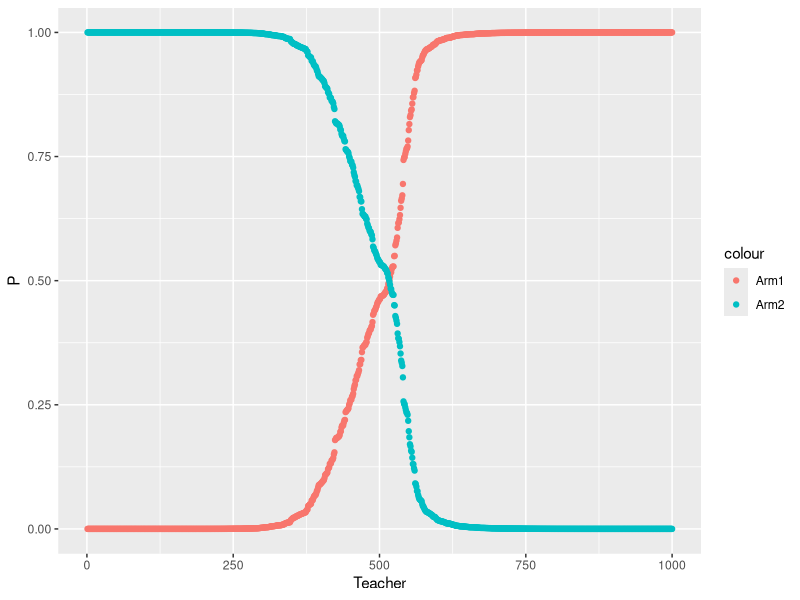

Reproduce this figure in R.
library(tidyverse)
library(reshape2)

# 1. #have a multiplier on cost - each teacher has a different sensitivity to the cost

#cost multiplier per teacher on every column

# Alpha do the same thing as with C

# Beta do the same thing with as C, inlcude in data

# > summary(teacher_usage$min_per_week) PER TEACHER
# Min. 1st Qu.  Median    Mean 3rd Qu.    Max. 
# 0.00    4.70   30.20   52.12   76.20  669.60


# PER CLASSROOM
# > summary(classroom_student_usage$badges_per_week)
# Min. 1st Qu.  Median    Mean 3rd Qu.    Max. 
# 0.000   1.100   2.400   2.477   3.500  76.000 

#DAT ATO SIMULATE: 1000 teachers, 40 weeks,
#simualted badges per week, effort, cost


#data generation specifications
nweeks <- 40
nteachers = 1000
nArms <- 2 #try a different here instead
banditArms <- c(1:nArms)

#from original code
#armRewardProbabilities <- c(0.1, 0.3, 0.5,0.8) #each arm needs its own reward probability

# alpha = .02
# beta <- 5 #inverse temperature, and with this
Qi <- 0 #initial Q values
currentQs <- vector(length = length(banditArms))
weekQs <- matrix(data = NA, nrow = nweeks, ncol = nArms)
choiceProbs <- vector(length = length(banditArms))
weekChoiceProbs <- matrix(data = NA, nrow = nweeks, ncol = nArms)
choices <- vector(length = nweeks)
rewards <- vector(length = nweeks)
badges <- vector(length = nweeks)
cost <- vector(length = nweeks)


#assign initial Q value
for (arm in banditArms) {
  currentQs[arm] <- Qi
}


teachers = matrix(data = NA, nrow = nteachers, ncol = nArms+1)

teachers_final_sim = data.frame(matrix(data = NA, nrow = nteachers*nweeks, ncol = nArms+12))

for (teacher in 1:nteachers){
  
  
  #Cost for each arm
  cost1 = 0
  cost2 = runif(1, .5, 1)
  
  #alpha for each teacher
  alpha = runif(1,0.000001,1)
  
  #beta for each teacher
  beta = runif(1,0.01,40)

  
  for (week in 1:nweeks) {
    
    #calculate sumExp for softmax function
    sumExp <- 0
    for (arm in banditArms) {
      sumExp <- sumExp + exp(beta * currentQs[arm])
    }
    #calculate choice probabilities
    for (arm in banditArms) {
      choiceProbs[arm] = exp(beta * currentQs[arm]) / sumExp
    }
    
    #save choice probabilities in matrix for later visualization
    weekChoiceProbs[week,] <- choiceProbs
    
    # choose action given choice probabilities, save in choices vector
    choices[week] <- sample(banditArms, size = 1, replace = FALSE, prob = choiceProbs)
    
    #sampling the probabilities every single teacher
    #deal with greater than 0 or less than 1
    arm1_dist = rnorm(1, mean = .2, sd = .1)
    arm1_dist = ifelse(arm1_dist < 0, 0, arm1_dist )
    arm1_dist = ifelse(arm1_dist > 1, 1, arm1_dist )
    arm1_dist
    
    arm2_dist = rnorm(1, mean = .5, sd = .125)
    arm2_dist = ifelse(arm2_dist < 0, 0, arm2_dist )
    arm2_dist = ifelse(arm2_dist > 1, 1, arm2_dist )
    armRewardProbabilities <- c(arm1_dist, arm2_dist)
    
    
    #given bandit arm choice, get reward outcome (based on armRewardProbabilities)
    #reward depends on the amount of effort given
    
    #for no effort (arm 1)
    if (armRewardProbabilities[choices[week]] == arm1_dist){
      # if they're in the no effort section then their cost is quite literally 0
      arm1_reward_base = rnorm(1, mean = 0.5, sd = 1) 
      arm1_reward_base = ifelse(arm1_reward_base < 0, 0, arm1_reward_base)
      
      arm1_cost = cost1
      
      #reward is the probability times that reward base - 1. could do binomial * 2; reward, or reward * probability
      #rewards[week] <- rbinom(1,size = 1,prob = armRewardProbabilities[choices[week]]) * arm1_reward_base arm1 - arm1_cost
      rewards[week] <- arm1_reward_base*armRewardProbabilities[choices[week]] #- arm1_cost
      badges[week] = arm1_reward_base*armRewardProbabilities[choices[week]]
      cost[week] = arm1_cost
    }
    else if (armRewardProbabilities[choices[week]] == arm2_dist){
      #setting reward from Q1 badges per week
      arm2_reward_base = rnorm(1, mean = 3, sd = 1) 
      arm2_reward_base = ifelse(arm2_reward_base < 0, 0, arm2_reward_base)
      
      #making fixed to start - can add variability if we want
      arm2_cost = cost2
      
      #reward is the probability times that reward base - 1. could do binomial * 2; reward, or reward * probability
      #rewards[week] <- rbinom(1,size = 1,prob = armRewardProbabilities[choices[week]]) * arm2_reward_base - arm2_cost
      rewards[week] <- arm2_reward_base*armRewardProbabilities[choices[week]] - arm2_cost
      badges[week] = arm2_reward_base*armRewardProbabilities[choices[week]]
      cost[week] = arm2_cost
    }
    
    #rewards[week] <- rbinom(1,size = 1,prob = armRewardProbabilities[choices[week]])
    
    #given reward outcome, update Q values
    currentQs[choices[week]] <- currentQs[choices[week]] + alpha * (rewards[week] - currentQs[choices[week]])
    
    #save Q values in matrix of all Q-values
    weekQs[week,] <- currentQs
    
    #combine choices and rewards into dataframe
    df <- data.frame(choices, rewards, badges, cost)
    
    # #save out data df as csv
    # fileName <- paste(data_out, "Generated_Data.csv",sep = "/")
    # write.csv(df,fileName, row.names = FALSE)
    
    #turn week choice probs into dataframe
    ChoiceProbs_df <- as.data.frame(weekChoiceProbs)
    
    #add column names
    for (i in 1:length(ChoiceProbs_df)){
      colnames(ChoiceProbs_df)[i] <- paste("Arm", i, sep="")
    }
    
    #add column of week counts
    ChoiceProbs_df$weekCount <- as.numeric(row.names(ChoiceProbs_df))
    
    #turn df into long format for plotting
    ChoiceProbs_long <- melt(ChoiceProbs_df, id = "weekCount")
  }

  teachers[teacher,] = c(teacher, weekChoiceProbs[40,])
  lower_bound = 1+(40*(teacher-1))
  upper_bound = 40+(40*(teacher-1))
  teachers_final_sim[c(lower_bound:upper_bound),] = c(teacher, alpha, beta, data.frame(choices), cost1, cost2, ChoiceProbs_df, df)
}

# WRIT THIS DF FOR MARCOS TO RUN DATA
# fileName <- paste(teachers_final_sim, "Generated_Data.csv",sep = "/")
# write.csv(df,fileName, row.names = FALSE)

teachers = data.frame(teachers)
colnames(teachers) = c('Teacher', 'Arm1', 'Arm2')
colnames(teachers_final_sim) = c('teacher', 'alpha', 'beta', 'arm_choice', 'cost1','cost2', 'Arm1', 'Arm2', 'week', 'effort', 'reward', 'badges', 'cost')


#THIS IS THE SIMULATED DATA@
write.csv(teachers_final_sim, 'teacher_sim.csv', row.names = FALSE)

teachers = teachers[order(teachers[,2], decreasing = FALSE),]
teachers$Teacher = 1:nteachers

ggplot(teachers) +
  geom_point(aes(x = Teacher, y = Arm1, color = 'Arm1')) +
  geom_point(aes(x = Teacher, y = Arm2, color = 'Arm2')) +
  labs(y= 'P')

#plot Q values over time
# ggplot(data=ChoiceProbs_long, aes(x = weekCount, y = value, color = variable)) +
#   #geom_smooth(se=F) +
#   geom_line(size = .5)+
#   ggtitle("Probability of Choosing Arm by week")

